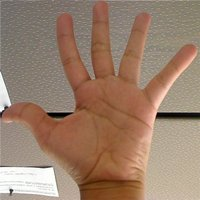
#> input picture src/Back_Projection_Theory0.jpg, 200 x 200 px, given in place of the camera
$ python bgsub.py
#> lines starting #> are read from the running program, lines starting #| are printed output that depends on the picture; after the words box and inside, x2 and y2 are one past the last pixel; in counts of white or black regions, pixels touching at a corner belong together
### src/oqqupation.py
import cv2 as cv
import numpy as np
from matplotlib import pyplot as plt
import os

'''
Tells if there motion in the frame or not.
'''
def is_oqqupied(frame, threshold):
    '''
    Frame: the input image, this should be a foreground mask
    Threshold: with this argument, we can adjust the sensitivity of the detection in range 0 - 10000.
        the smaller the number, the smaller motion can be detected.
    '''
    # img = cv.imread('./Back_Projection_Theory0.jpg')
    #calculate histogram of the image
    hist = cv.calcHist([frame], [0], None, [2], [0,256])
    # [7 lines of commented-out code are left out]
    summa = sum(hist[:,0])
    # print(hist[1])
    # print(f"Over 50: {oth0} \t Under 50: {uth1} And {summa}")
    if (hist[1]/summa)*10000 > threshold:
        return True
    return False

# [2 lines that do not run on import are left out]

### src/bgsub.py
import cv2 as cv
import numpy as np
from matplotlib import pyplot as plt
from oqqupation import is_oqqupied
from camshift import track_motion
from track_object import track_motion2
from scipy.spatial.distance import euclidean

GREEN = [0,255,0]
RED = [0,0,255]

def bgsub(vsrc, algo):
    '''
    Object motion sensing with Backgroundsubtraction.
    bgsub(vsrc, algo)
    vsrc = video source
    algo = background subtraction algorythm
    '''
#> called with vsrc = 0, algo = 'MOG2'
    # choose what algorythm to use: MOG2 or KNN
    if algo == 'MOG2':
        backSub = cv.createBackgroundSubtractorMOG2(varThreshold=40)
    else:
        backSub = cv.createBackgroundSubtractorKNN()

    # get video from vsrc
    capture = cv.VideoCapture(vsrc)

    # check if video can be opened
    if not capture.isOpened():
        print('Unable to open: ' + vsrc)
        exit(0)

    # vmask = None

    # params for ShoTomasi corner detection
    feature_params = dict( maxCorners = 100,
                           qualityLevel = 0.3,
                           minDistance = 7,
                           blockSize = 7 )

    # params for lucas kanade optical flow
    lk_params = dict( winSize = (15,15),
                      maxLevel = 2,
                      criteria = (cv.TERM_CRITERIA_EPS | cv.TERM_CRITERIA_COUNT, 10, 0.03))

    # create random colors
    color = np.random.randint(0, 255, (100,3))

    # mask image for drawing the vectors
    ret, frame_for_copy = capture.read()
#> frame_for_copy is the input picture: shape (200, 200, 3); mean B, G, R 107.8, 127.1, 154.3
    mask = np.zeros_like(cv.copyMakeBorder(frame_for_copy, 10,10,10,10,cv.BORDER_CONSTANT, value=RED))

    # store the eucledian distance of the tracking methods, frame by frame
    euclideanDistancesOverall = []
    euclideanDistances = []
    averageDist = []

    # store the center koordinates of objects on a frame
    centerKoord = np.empty((0,2))

    # play video by frame by frame
    while True:
        # read frame from capture obj
        ret, frame = capture.read()
        if frame is None:
            # print out average distances and plot a histogram of them
            print(f"Eucledian distances:\n{averageDist}")
            plt.figure()
            plt.hist(averageDist,histtype='stepfilled')
            plt.figure()
            plt.hist(euclideanDistancesOverall)
            plt.show()
            break

        # apply background subtrcation algorythm on frame
        fgMask = backSub.apply(frame, learningRate=-1)
#> fgMask: shape (200, 200); every value is 127
        cv.imshow("Unprocessed FG", fgMask)

        # check if there is any motion in the frame
        if is_oqqupied(fgMask, 10):
            # if theres any motion, draw green border around the frame
#> in is_oqqupied, `hist = cv.calcHist([frame], [0], None, [2], [0,256])`: hist = [40000, 0]
#> in is_oqqupied, `summa = sum(hist[:,0])`: summa = 40000
            border = cv.copyMakeBorder(frame, 10,10,10,10,cv.BORDER_CONSTANT, value=GREEN)

            # contour finding algorythm
            fgMask, centerKoord = track_motion2(border, fgMask)

            # find corners on first frame
            old_frame = frame
            old_gray = cv.cvtColor(old_frame, cv.COLOR_BGR2GRAY)
            p0 = cv.goodFeaturesToTrack(old_gray, mask = fgMask, **feature_params)

            # convert frame to gray
            frame_gray = cv.cvtColor(frame, cv.COLOR_BGR2GRAY)

            # ensuring opencv wont crash, calcOpticalFlow only when there are points to track
            if p0 is not None:
                # calculate the distances, then calculate the average and store it
                cornerKoord = p0[:,0,:]
                for centk in centerKoord:
                    for cornk in cornerKoord:
                        dist = round(euclidean(centk, cornk))
                        euclideanDistances.append(dist)

                euclideanDistancesOverall.append(euclideanDistances)
                if len(euclideanDistances) != 0:
                    averageDist.append(round(sum(euclideanDistances)/len(euclideanDistances), 4))

                # calculate optical flow
                p1, st, err = cv.calcOpticalFlowPyrLK(old_gray, frame_gray, p0, None, **lk_params)

                # Select good points
                if p1 is not None:
                    good_new = p1[st==1]
                    good_old = p0[st==1]

                # draw vectors
                for i,(new,old) in enumerate(zip(good_new, good_old)):
                    a,b = new.ravel()
                    c,d = old.ravel()
                    mask = cv.line(mask, (int(a),int(b)), (int(c),int(d)), color[i].tolist(), 2)
                    frame = cv.circle(frame, (int(a),int(b)), 5, color[i].tolist(), -1)

                # Now update the previous frame and previous points
                old_gray = frame_gray.copy()
                p0 = good_new.reshape(-1,1,2)


        else:
            # if theres no motion, draw red border around the frame
            border = cv.copyMakeBorder(frame, 10,10,10,10,cv.BORDER_CONSTANT, value=RED)
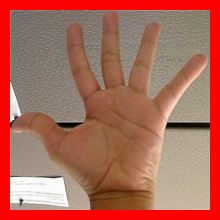
#> border: shape (220, 220, 3); mean B, G, R 89.1, 105.1, 171.8

        # Print frame number on frame
        cv.rectangle(border, (10, 2), (100,20), (255,255,255), -1)
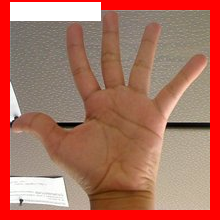
#> border: shape (220, 220, 3); 3.57% of pixels changed, all inside (x1, y1, x2, y2) = (10, 2, 101, 21)
        cv.putText(border, str(capture.get(cv.CAP_PROP_POS_FRAMES)), (15, 15),
                    cv.FONT_HERSHEY_SIMPLEX, 0.5 , (0,0,0))
#> border: shape (220, 220, 3); 0.12% of pixels changed, all inside (x1, y1, x2, y2) = (17, 5, 40, 16)

        # show frames with imshow
        # making output image
        output = cv.add(border, mask)
        cv.imshow('Output', output)
        cv.imshow('Mask', fgMask)

        # waiting for exit key, which in this case is 'Q'
        if cv.waitKey(1) == ord('q'):
            # print out average distances and plot a histogram of them
#> (key q is pressed here)
            print(f"Eucledian distances:\n{averageDist}")
            plt.figure()
            plt.hist(averageDist, histtype='stepfilled')
            plt.figure()
            plt.hist(euclideanDistancesOverall)
            plt.show()
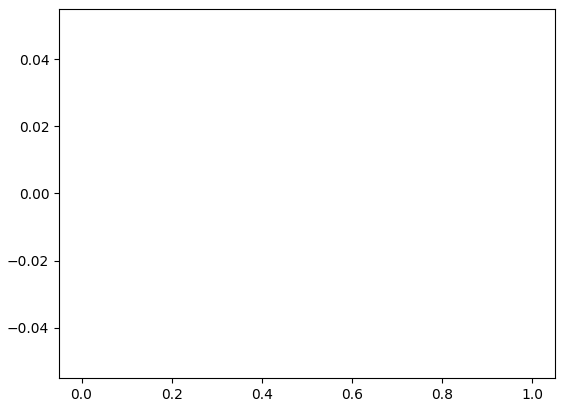
#> figure drawn by matplotlib, 1 panel
            break
        if cv.waitKey(1) == ord('p'):
            if cv.waitKey(0) == ord('p'):
                continue

if __name__ == '__main__':
    bgsub(0, 'MOG2')
